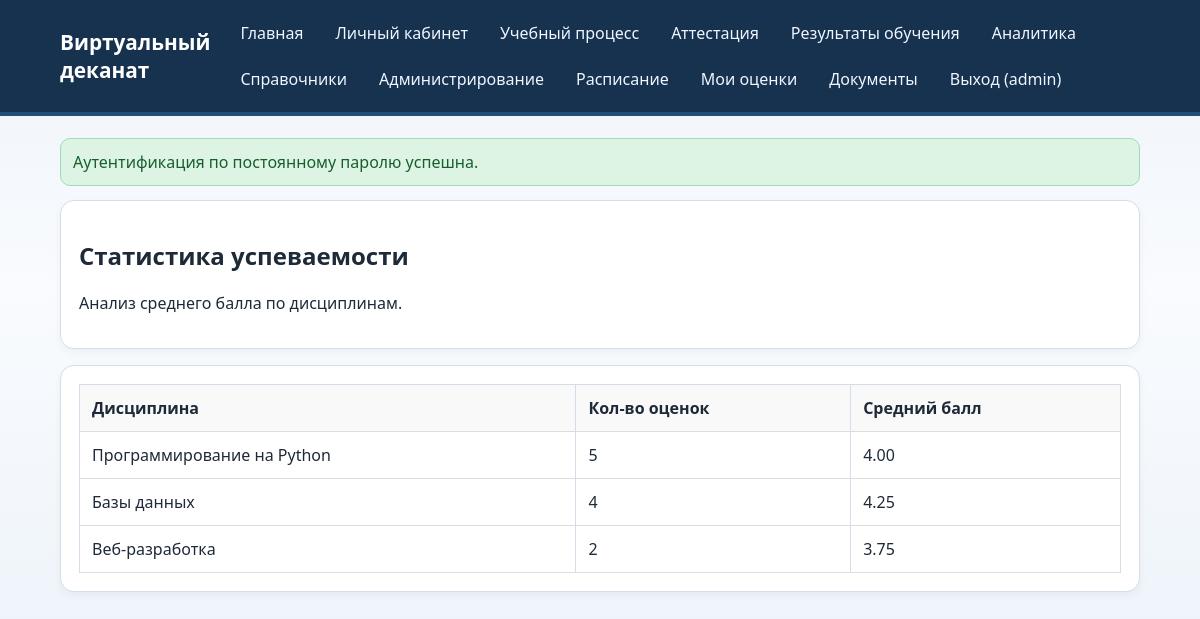
Page /analytics/performance (signed in) on the committed database.
### models.py (models this page shows)
class User(Base):
    __tablename__ = "users"
    id = Column(Integer, primary_key=True, index=True)
    username = Column(String(50), unique=True, nullable=False, index=True)
    password_hash = Column(String(255), nullable=False)
    full_name = Column(String(120), nullable=False)
    is_active = Column(Boolean, default=True, nullable=False)
    clearance_level = Column(Integer, default=1, nullable=False)
    secret_key = Column(Integer, default=100, nullable=False)
    primary_role_id = Column(Integer, ForeignKey("roles.id"), nullable=True)
    primary_role = relationship("Role", foreign_keys=[primary_role_id])
    roles = relationship("Role", secondary="user_roles", back_populates="users")
    action_logs = relationship("ActionLog", back_populates="user")

class Discipline(Base):
    __tablename__ = "disciplines"
    id = Column(Integer, primary_key=True, index=True)
    name = Column(String(100), unique=True, nullable=False, index=True)
    description = Column(Text, nullable=True)
    credits = Column(Integer, default=3, nullable=False)
    groups = relationship("Group", secondary="group_disciplines", back_populates="disciplines")
    teachers = relationship("Teacher", secondary="teacher_disciplines", back_populates="disciplines")
    schedules = relationship("Schedule", back_populates="discipline")
    attestations = relationship("Attestation", back_populates="discipline")

### main.py (the view)
@app.get("/analytics/performance", response_class=HTMLResponse)
def analytics_performance(request: Request, db: Session = Depends(get_db)):
    user, redirect = section_guard(request, db, "analytics")
    if redirect:
        return redirect
    disciplines = db.query(Discipline).all()
    stats = []
    for disc in disciplines:
        attestations = db.query(Attestation).filter(Attestation.discipline_id == disc.id).all()
        if attestations:
            avg_grade = sum(a.grade for a in attestations if a.grade) / len([a for a in attestations if a.grade])
            count = len(attestations)
            stats.append({
                "discipline": disc.name,
                "count": count,
                "avg_grade": f"{avg_grade:.2f}",
            })
    context = build_context(request, db, {"stats": stats})
    return templates.TemplateResponse("analytics/performance.html", context)

### templates/analytics/performance.html (shortened to what this page needs)
{% extends "base.html" %}
{% block content %}
<section class="card">
    <h2>Статистика успеваемости</h2>
    <p>Анализ среднего балла по дисциплинам.</p>
</section>
{% if stats %}
<section class="card">
    <table>
        <thead>
            <tr>
                <th>Дисциплина</th>
                <th>Кол-во оценок</th>
                <th>Средний балл</th>
            </tr>
        </thead>
        <tbody>
            {% for stat in stats %}
            <tr>
                <td>{{ stat.discipline }}</td>
                <td>{{ stat.count }}</td>
                <td>{{ stat.avg_grade }}</td>
            </tr>
            {% endfor %}
        </tbody>
    </table>
</section>
{% else %}
<section class="card">
    <p>Данных для отчета не найдено.</p>
</section>
{% endif %}
{% endblock %}

### templates/base.html (shortened to what this page needs)
<!DOCTYPE html>
<html lang="ru">
<head>
    <link rel="stylesheet" href="/static/style.css">
</head>
<body>
    <header class="site-header">
        <div class="container row-between">
            <h1>Виртуальный деканат</h1>
            <nav class="top-nav">
                <a href="/">Главная</a>
                {% if current_user %}
                    <a href="/dashboard">Личный кабинет</a>
                    {% for section in available_sections %}
                        <a href="{{ section.path }}">{{ section.title }}</a>
                    {% endfor %}
                    <a href="/logout">Выход ({{ current_user.username }})</a>
                {% else %}
                    <a href="/register">Регистрация</a>
                    <a href="/login">Вход</a>
                {% endif %}
            </nav>
        </div>
    </header>
    <main class="container">
        {% if flash %}
            <div class="flash flash-{{ flash.category }}">
                {{ flash.message }}
            </div>
        {% endif %}
        {% block content %}{% endblock %}
    </main>
</body>
</html>

### static/style.css (style rules this page uses)
:root { --bg: #f3f6fb; --surface: #ffffff; --text: #1e2a38; --muted: #5c6f84; --accent: #0b5cab; --accent-soft: #d6e7f8; --ok: #1e7a39; --ok-soft: #ddf4e5; --err: #9b2020; --err-soft: #fae0e0; --border: #d5dee8; }
* { box-sizing: border-box; }
body { margin: 0; font-family: "Segoe UI", Tahoma, sans-serif; background: linear-gradient(180deg, #eef3f9 0%, #f9fbfe 45%, #eef4fa 100%); color: var(--text); }
.container { width: min(1080px, 92vw); margin: 0 auto; }
.site-header { background: #16324f; color: #fff; padding: 16px 0; border-bottom: 4px solid #244e7a; }
.site-header h1 { margin: 0; font-size: 1.3rem; }
.row-between { display: flex; justify-content: space-between; align-items: center; gap: 20px; }
.top-nav { display: flex; flex-wrap: wrap; gap: 12px; }
.top-nav a { color: #f0f6ff; text-decoration: none; padding: 6px 10px; border-radius: 8px; }
main { padding: 22px 0 30px; }
.card { background: var(--surface); border: 1px solid var(--border); border-radius: 14px; padding: 18px; margin-bottom: 16px; box-shadow: 0 3px 9px rgba(13, 37, 63, 0.05); }
.flash { border-radius: 10px; padding: 12px; margin-bottom: 14px; }
.flash-success { background: var(--ok-soft); border: 1px solid #9ddbb2; color: #165f2b; }
table { width: 100%; border-collapse: collapse; }
th, td { border: 1px solid var(--border); padding: 9px; text-align: left; vertical-align: top; }
th { background: #eef5fc; }

### templates/analytics/performance.html (style rules this page uses)
table { width: 100%; border-collapse: collapse; }
th, td { padding: 12px; text-align: left; border-bottom: 1px solid #ddd; }
th { background: #f9f9f9; font-weight: bold; }

### rows in the picture
User: username "admin"
Discipline: discipline "Программирование на Python", count "5", avg_grade "4.00"
Discipline: discipline "Базы данных", count "4", avg_grade "4.25"
Discipline: discipline "Веб-разработка", count "2", avg_grade "3.75"

### other values in the picture
{{ section.title }} "Учебный процесс" "Аттестация" "Результаты обучения" "Аналитика" "Справочники" "Администрирование" "Расписание" "Мои оценки" "Документы"
{{ flash.message }} "Аутентификация по постоянному паролю успешна."
